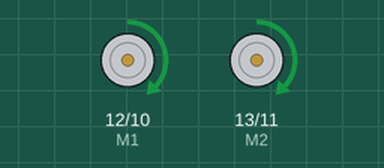
A sketch run on a simulated Arduino Uno, built with avr-gcc and run on an emulated ATmega328P. Parts: direction and speed pins drawn as motors (green arrow = direction pin HIGH = forward, orange = LOW = backward, longer = more drive).

Above: at 0.5 s.
At 12.5 s:
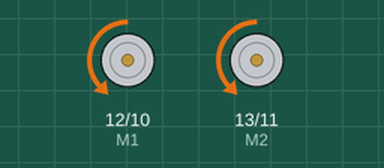
At 23.5 s:
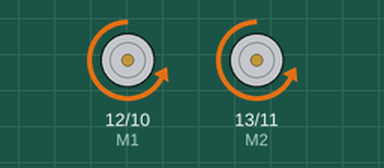
At 49.5 s:
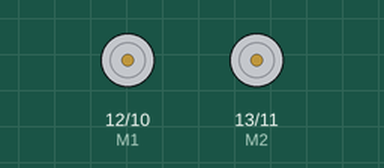
Timing chart, 0 to 52.0 s (numbered marks = the images above):
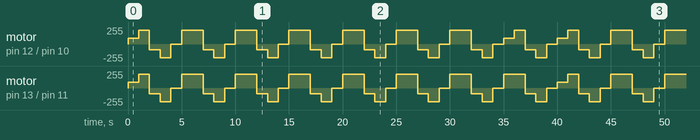

The sketch:

sketch_dec22a.ino
```cpp
/*************************************************
 *  Arduino DC Motor Control Example
 *  - Speed input: 0–100 (%)
 *  - Internal mapping to PWM 0–255
 *  - With minimum start PWM compensation
 *************************************************/

// ===== 引脚定义 =====
const uint8_t E1 = 10;   // PWM 引脚
const uint8_t E2 = 11;   // PWM 引脚
const uint8_t M1 = 12;   // 方向控制
const uint8_t M2 = 13;   // 方向控制

// ===== PWM 参数 =====
const uint8_t PWM_MIN = 80;   // 最小可起转 PWM（需按你的泵微调）
const uint8_t PWM_MAX = 255;

// ===== 百分比 → PWM 映射 =====
uint8_t percentToPWM(uint8_t percent)
{
  if (percent == 0) return 0;
  if (percent >= 100) return PWM_MAX;

  uint16_t pwm = (uint16_t)percent * PWM_MAX / 100;

  // 起转死区补偿
  if (pwm < PWM_MIN) pwm = PWM_MIN;

  return (uint8_t)pwm;
}

// ===== 电机控制接口（核心）=====
void setMotor(bool direction, uint8_t speedPercent)
{
  uint8_t pwm = percentToPWM(speedPercent);

  // 设置方向
  digitalWrite(M1, direction ? HIGH : LOW);
  digitalWrite(M2, direction ? HIGH : LOW);

  // 设置速度
  analogWrite(E1, pwm);
  analogWrite(E2, pwm);
}

// ===== 停止电机 =====
void stopMotor()
{
  analogWrite(E1, 0);
  analogWrite(E2, 0);
}

// ===== 初始化 =====
void setup()
{
  pinMode(E1, OUTPUT);
  pinMode(E2, OUTPUT);
  pinMode(M1, OUTPUT);
  pinMode(M2, OUTPUT);

  stopMotor();  // 上电默认安全停止
}

// ===== 示例主循环 =====
void loop()
{
  // 正转 35%
  setMotor(true, 35);
  delay(1000);

  // 正转 80%
  setMotor(true, 80);
  delay(1000);

  // 反转 35%
  setMotor(false, 35);
  delay(1000);

  // 反转 80%
  setMotor(false, 80);
  delay(1000);

  // 停止
  stopMotor();
  delay(1000);
}
```

Measured:
- by itself, motor on pin 12 (M1) / pin 10 (E1), motor on pin 13 (M2) / pin 11 (E2): moves between backward 204/255 and forward 204/255, repeating every 40.0 s
